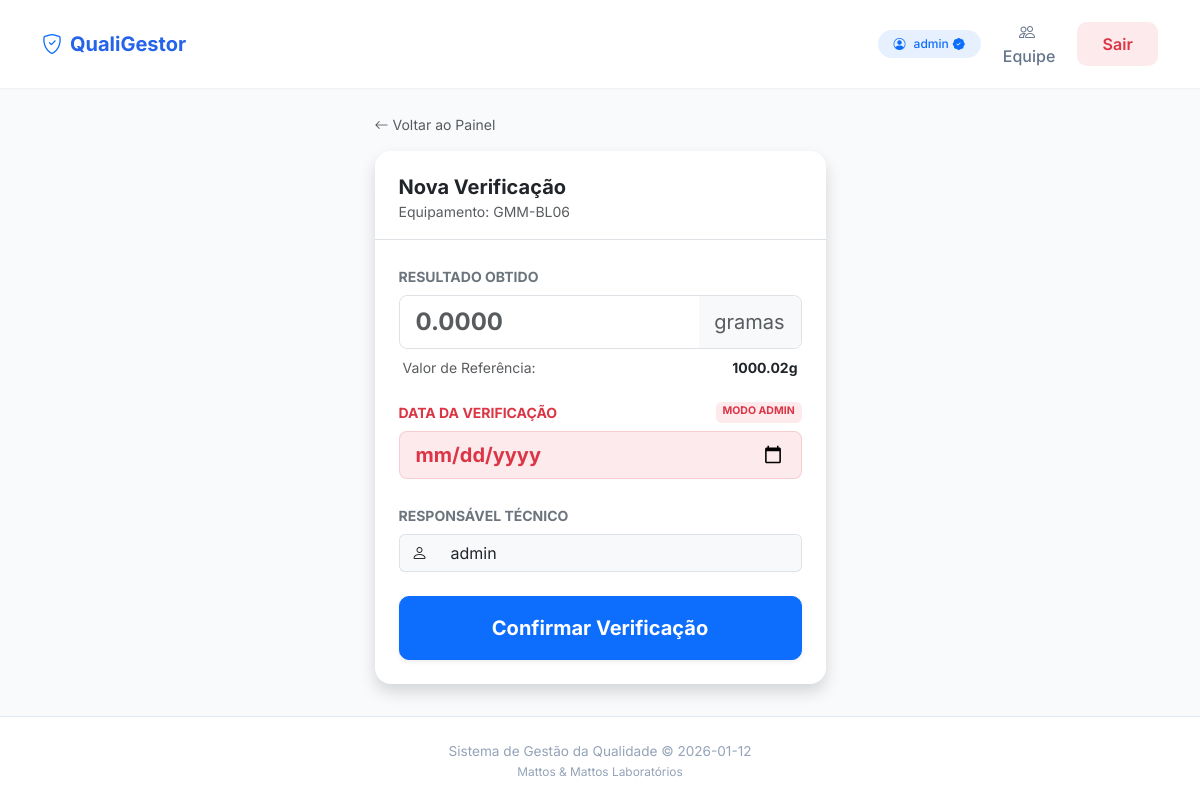
Screenshot of /verificar/2 (signed in) with the database file from the repository.
### app/models.py (models this page shows, shortened)
class User(UserMixin, db.Model):
    id = db.Column(db.Integer, primary_key=True)
    username = db.Column(db.String(30), unique=True, nullable=False)
    password_hash = db.Column(db.String(128))
    is_admin = db.Column(db.Boolean, default=False) # Novo campo para controle total

class Balanca(db.Model):
    id = db.Column(db.Integer, primary_key=True)
    identificacao = db.Column(db.String(20), nullable=False, unique=True)
    modelo = db.Column(db.String(50), nullable=False)
    numero_serie = db.Column(db.String(50), nullable=False)
    validade_calibracao = db.Column(db.String(10), nullable=False)
    criterio_aceitacao = db.Column(db.String(20), nullable=False)
    padrao = db.Column(db.String(50), nullable=False)
    valor_convencional = db.Column(db.Float, nullable=False)
    numero_certificado = db.Column(db.String(50), nullable=False)
    fabricante = db.Column(db.String(50), nullable=False)
    validade_padrao = db.Column(db.String(10), nullable=False)
    registros = db.relationship('RegistroDiario', backref='balanca', lazy=True)

### app/routes.py (the view, shortened to what this page needs)
@routes_bp.route("/verificar/<int:id>", methods=["GET", "POST"])
@login_required
def verificar(id):
    balanca = Balanca.query.get_or_404(id)
    return render_template("verificacao.html", balanca=balanca, now=date.today().strftime('%Y-%m-%d'))

### app/__init__.py (called while the page is built)
def create_app():
    app = Flask(__name__)
    app.config['SECRET_KEY'] = 'sua_chave_secreta_aqui'
    app.config['SQLALCHEMY_DATABASE_URI'] = 'sqlite:////app/instance/balancas.db'
    app.config['SQLALCHEMY_TRACK_MODIFICATIONS'] = False
    db.init_app(app)
    login_manager = LoginManager()
    login_manager.login_view = 'routes.login'
    login_manager.login_message = "Faça login para acessar."
    login_manager.init_app(app)
    @login_manager.user_loader
    def load_user(user_id):
        return User.query.get(int(user_id))
    from .routes import routes_bp
    app.register_blueprint(routes_bp)
    with app.app_context():
        db.create_all()
    return app

### app/templates/verificacao.html (shortened to what this page needs)
{% extends "base.html" %}
{% block content %}
<div class="row justify-content-center">
    <div class="col-md-6 col-lg-5">
        <a href="{{ url_for('routes.index') }}" class="text-decoration-none text-muted mb-3 d-inline-flex align-items-center small">
            <i class="bi bi-arrow-left me-1"></i> Voltar ao Painel
        </a>
        <div class="card shadow border-0 overflow-hidden">
            <div class="card-header bg-white border-bottom pt-4 pb-3 px-4">
                <h5 class="fw-bold mb-0">Nova Verificação</h5>
                <small class="text-muted">Equipamento: {{ balanca.identificacao }}</small>
            </div>
            <div class="card-body p-4">
                <form method="POST">
                    <div class="mb-4">
                        <label class="form-label text-secondary small fw-bold text-uppercase">Resultado Obtido</label>
                        <div class="input-group input-group-lg border rounded-3 overflow-hidden">
                            <input type="number" step="0.0001" name="resultado_obtido" class="form-control border-0 fw-bold text-primary fs-4" placeholder="0.0000" required autofocus>
                            <span class="input-group-text border-0 bg-light text-muted">gramas</span>
                        </div>
                        <div class="d-flex justify-content-between mt-2 px-1">
                            <small class="text-muted">Valor de Referência:</small>
                            <small class="fw-bold text-dark">{{ balanca.valor_convencional }}g</small>
                        </div>
                    </div>
                    <div class="mb-4">
                        {% if current_user.is_admin %}
                            <label class="form-label text-danger small fw-bold text-uppercase d-flex justify-content-between">
                                <span>Data da Verificação</span>
                                <span class="badge bg-danger bg-opacity-10 text-danger">Modo Admin</span>
                            </label>
                            <input type="date" name="data" class="form-control form-control-lg bg-danger bg-opacity-10 border-danger border-opacity-25 text-danger fw-bold">
                        {% endif %}
                    </div>
                    <div class="mb-4">
                        <label class="form-label text-secondary small fw-bold text-uppercase">Responsável Técnico</label>
                        <div class="input-group">
                            <span class="input-group-text bg-light border-end-0"><i class="bi bi-person"></i></span>
                            <input type="text" name="responsavel" value="{{ current_user.username }}" class="form-control bg-light border-start-0" readonly>
                        </div>
                    </div>
                    <button type="submit" class="btn btn-primary w-100 py-3 fs-5 fw-bold shadow-sm">
                        Confirmar Verificação
                    </button>
                </form>
            </div>
        </div>
    </div>
</div>
{% endblock %}

### app/templates/base.html (shortened to what this page needs)
<!DOCTYPE html>
<html lang="pt-br">
<head>
    <link href="https://cdn.jsdelivr.net/npm/bootstrap@5.3.0/dist/css/bootstrap.min.css" rel="stylesheet">
    <link rel="stylesheet" href="https://cdn.jsdelivr.net/npm/bootstrap-icons@1.10.5/font/bootstrap-icons.css">
</head>
<body>
    <nav class="navbar navbar-expand-lg sticky-top">
        <div class="container">
            <a class="navbar-brand d-flex align-items-center gap-2" href="{{ url_for('routes.index') }}">
                <i class="bi bi-shield-check text-primary"></i>
                <span>QualiGestor</span>
            </a>
            {% if current_user.is_authenticated %}
            <div class="collapse navbar-collapse mt-3 mt-lg-0" id="navbarMobile">
                <ul class="navbar-nav ms-auto align-items-center gap-2">
                    <li class="nav-item">
                        <span class="badge bg-primary bg-opacity-10 text-primary px-3 py-2 rounded-pill fw-medium d-flex align-items-center">
                            <i class="bi bi-person-circle me-2"></i>
                            {{ current_user.username }}
                            {% if current_user.is_admin %} <i class="bi bi-patch-check-fill ms-1" title="Admin"></i> {% endif %}
                        </span>
                    </li>
                    {% if current_user.is_admin %}
                    <li class="nav-item w-100 w-lg-auto">
                        <a href="{{ url_for('routes.usuarios') }}" class="nav-link text-center">
                            <i class="bi bi-people me-1"></i> Equipe
                        </a>
                    </li>
                    {% endif %}
                    <li class="nav-item w-100 w-lg-auto">
                        <a href="{{ url_for('routes.logout') }}" class="btn btn-outline-danger w-100 border-0 bg-danger bg-opacity-10 text-danger">
                            Sair
                        </a>
                    </li>
                </ul>
            </div>
            {% endif %}
        </div>
    </nav>
    <div class="main-content container mt-4">
        {% block content %}{% endblock %}
    </div>
    <footer class="footer text-center">
        <div class="container">
            <p class="mb-0">Sistema de Gestão da Qualidade &copy; {{ now|default(2025) }}</p>
            <small>Mattos & Mattos Laboratórios</small>
        </div>
    </footer>
</body>
</html>

### app/templates/base.html (style rules this page uses)
:root { --primary-color: #2563eb; --bg-body: #f8fafc; --text-main: #1e293b; }
body { font-family: 'Inter', sans-serif; background-color: var(--bg-body); color: var(--text-main); display: flex; flex-direction: column; min-height: 100vh; }
.navbar { background-color: #ffffff; box-shadow: 0 1px 2px 0 rgba(0, 0, 0, 0.05); padding: 0.75rem 0; }
.navbar-brand { font-weight: 700; color: var(--primary-color) !important; font-size: 1.25rem; }
.nav-link { font-weight: 500; color: #64748b !important; padding: 0.5rem 1rem; border-radius: 6px; transition: all 0.2s; }
.main-content { flex: 1; padding-bottom: 2rem; }
.card { border: none; border-radius: 16px; box-shadow: 0 4px 6px -1px rgba(0, 0, 0, 0.05), 0 2px 4px -1px rgba(0, 0, 0, 0.03); background: white; }
.btn { border-radius: 10px; padding: 0.6rem 1.2rem; font-weight: 600; transition: transform 0.1s; }
.footer { background: white; padding: 1.5rem 0; margin-top: auto; border-top: 1px solid #e2e8f0; font-size: 0.85rem; color: #94a3b8; }

### rows the page displays
User: username "admin", responsavel "admin"
Balanca: identificacao "GMM-BL06", valor_convencional "1000.02"
